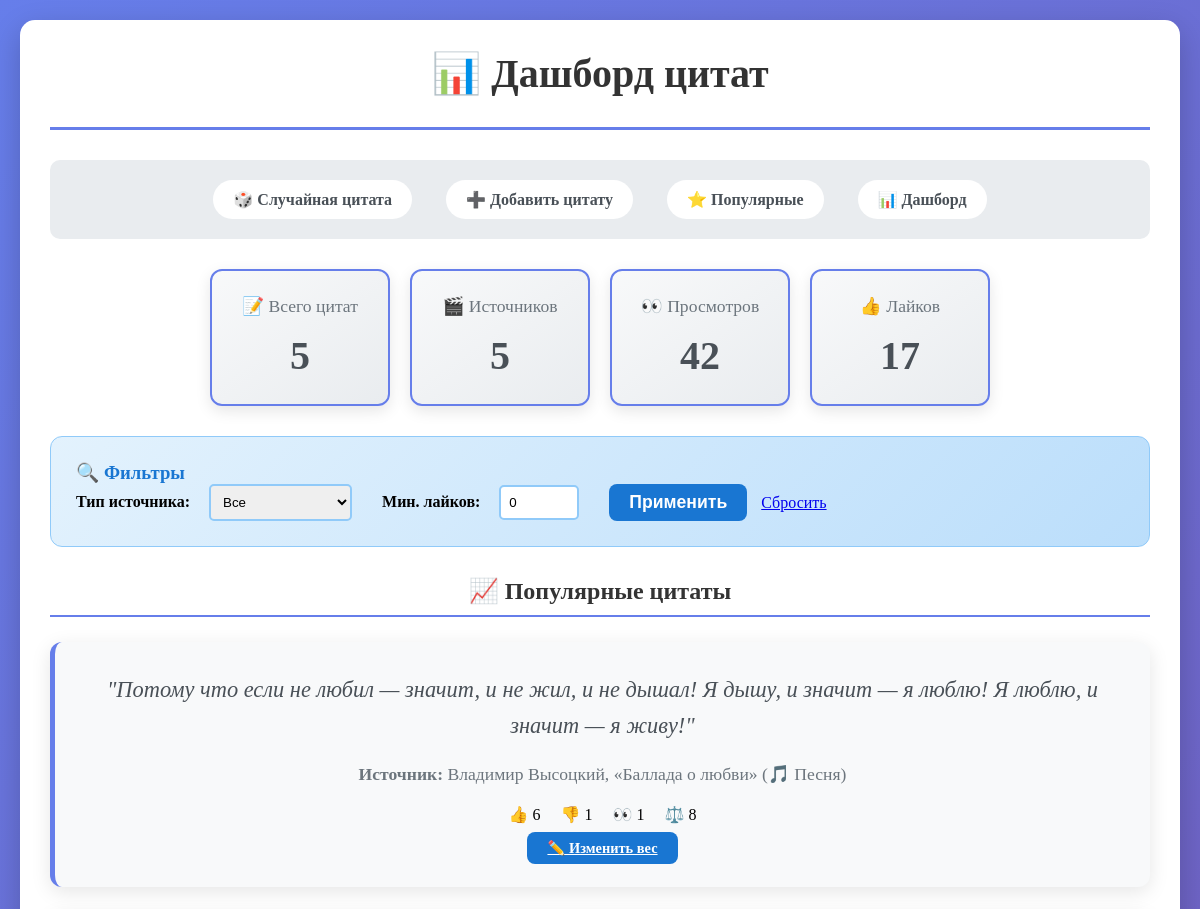
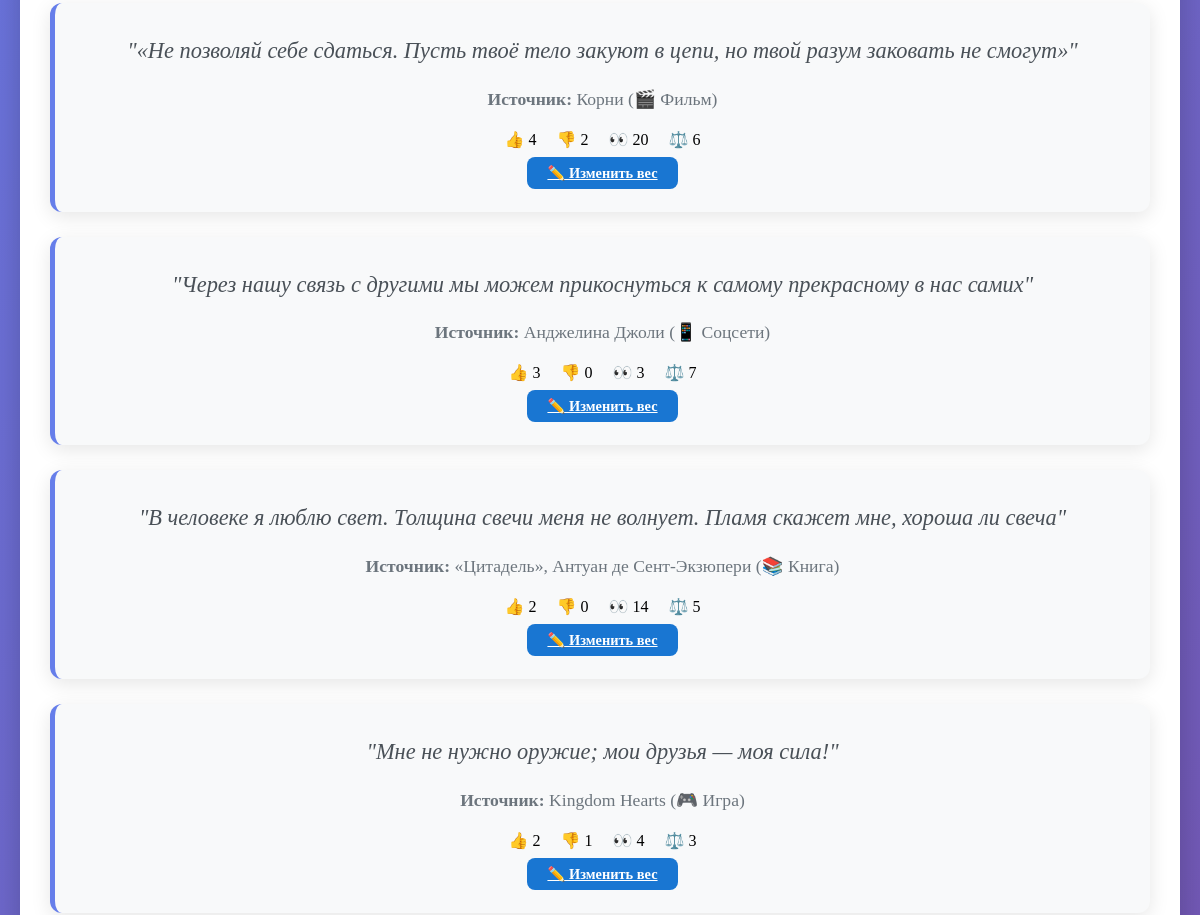
Before: /dashboard/ (upper part) with the older database file (2 pictures, top to bottom).
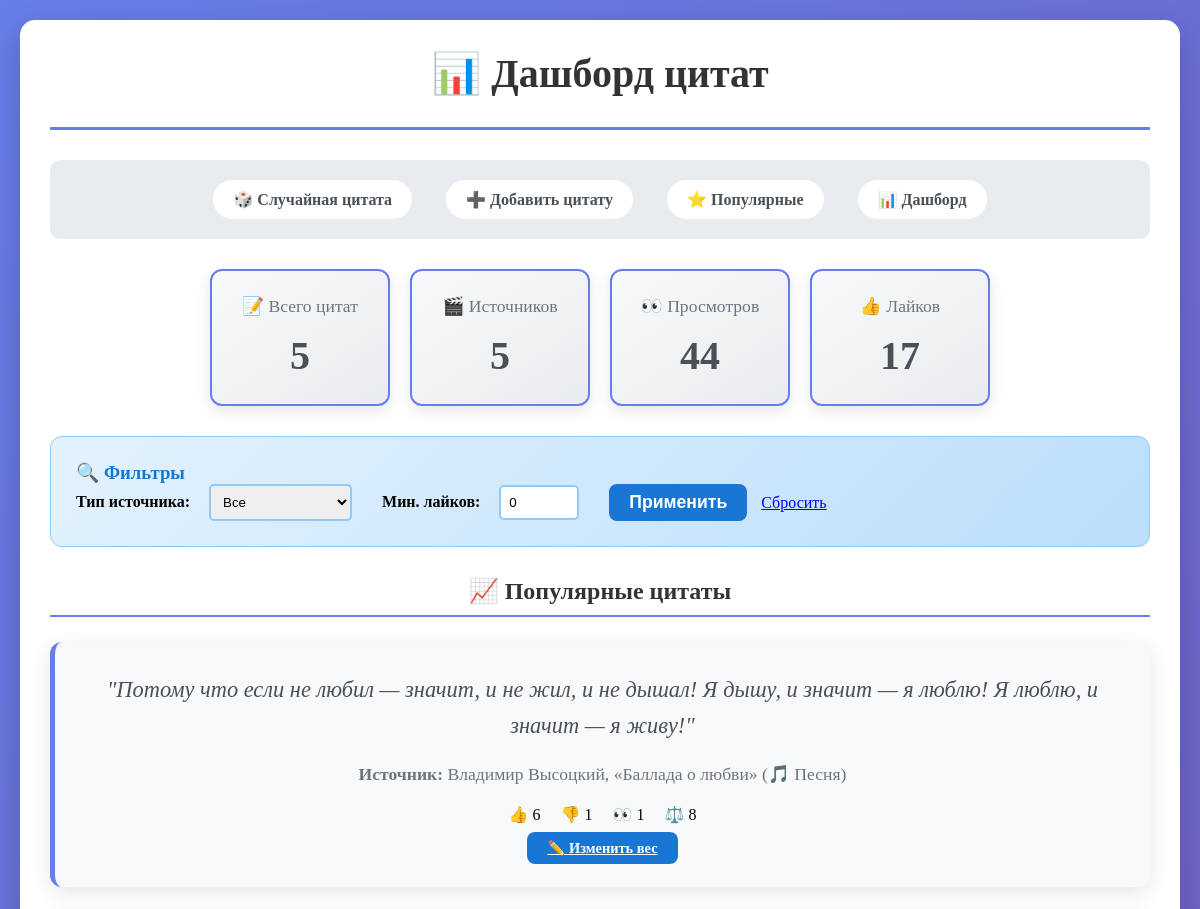
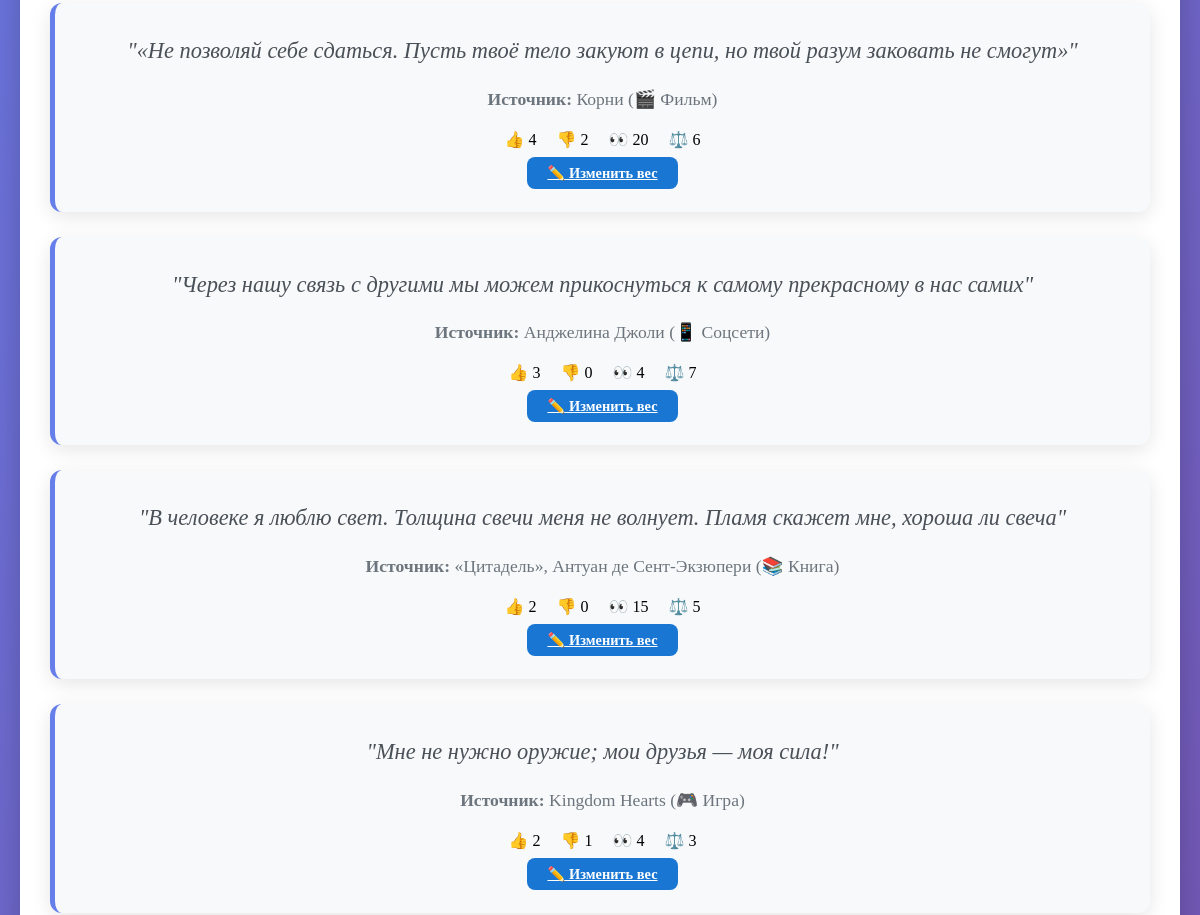
After: the same page with the newer database file (2 pictures, top to bottom).
### quotes/models.py (models this page shows, shortened)
class Quote(models.Model):
    text = models.TextField(unique=True)  # запрещает дубликаты
    source = models.ForeignKey(Source, on_delete=models.CASCADE)
    weight = models.IntegerField(default=1, validators=[MinValueValidator(1), MaxValueValidator(10)])  # вес цитаты
    views = models.IntegerField(default=0)   # счетчик просмотров
    likes = models.IntegerField(default=0)   # лайки
    dislikes = models.IntegerField(default=0) # дизлайки

class Source(models.Model):
    name = models.CharField(max_length=200, unique=True)
    type_choices = [
        ('movie', '🎬 Фильм'),
        ('series', '📺 Сериал'),
        ('book', '📚 Книга'),
        ('song', '🎵 Песня'),
        ('game', '🎮 Игра'),
        ('poem', '📝 Стихотворения'),
        ('speech', '🎤 Выступление'),
        ('social', '📱 Соцсети'),
        ('proverb', '💬 Пословица'),
        ('other', '❓ Другое'),
    ]
    type = models.CharField(max_length=10, choices=type_choices)

### quotes/views.py (the view)
# urls.py: path('dashboard/', views.dashboard, name='dashboard'),
def dashboard(request):
    total_quotes = Quote.objects.count()
    total_sources = Source.objects.count()
    total_views = sum(quote.views for quote in Quote.objects.all())
    total_likes = sum(quote.likes for quote in Quote.objects.all())
    popular_sources = Source.objects.annotate(
        total_quotes=models.Count('quote'),
        total_likes=models.Sum('quote__likes')
    ).order_by('-total_likes')[:5]
    source_type = request.GET.get('type', '')
    min_likes = request.GET.get('min_likes', 0)
    filtered_quotes = Quote.objects.all()
    if source_type:
        filtered_quotes = filtered_quotes.filter(source__type=source_type)
    if min_likes:
        filtered_quotes = filtered_quotes.filter(likes__gte=int(min_likes))
    filtered_quotes = filtered_quotes.order_by('-likes')[:20]
    context = {
        'total_quotes': total_quotes,
        'total_sources': total_sources,
        'total_views': total_views,
        'total_likes': total_likes,
        'popular_sources': popular_sources,
        'filtered_quotes': filtered_quotes,
        'source_type': source_type,
        'min_likes': min_likes,
    }
    return render(request, 'dashboard.html', context)

### quotes/templates/dashboard.html (shortened to what this page needs)
{% extends 'base.html' %}
{% block header %}📊 Дашборд цитат{% endblock %}
{% block content %}
<div class="stats">
    <div class="stat-card">
        <h3>📝 Всего цитат</h3>
        <p>{{ total_quotes }}</p>
    </div>
    <div class="stat-card">
        <h3>🎬 Источников</h3>
        <p>{{ total_sources }}</p>
    </div>
    <div class="stat-card">
        <h3>👀 Просмотров</h3>
        <p>{{ total_views }}</p>
    </div>
    <div class="stat-card">
        <h3>👍 Лайков</h3>
        <p>{{ total_likes }}</p>
    </div>
</div>
<div class="filters">
    <h3>🔍 Фильтры</h3>
    <form method="get">
        <div style="display: flex; flex-wrap: wrap; gap: 15px; align-items: center;">
            <div>
                <label>Тип источника:</label>
                <select name="type">
                    <option value="">Все</option>
                </select>
            </div>
            <div>
                <label>Мин. лайков:</label>
                <input type="number" name="min_likes" value="{{ min_likes }}" min="0" style="width: 80px;">
            </div>
            <div>
                <button type="submit" class="btn" style="padding: 8px 20px;">Применить</button>
                <a href="{% url 'dashboard' %}" style="margin-left: 10px;">Сбросить</a>
            </div>
        </div>
    </form>
</div>
<h2 style="text-align: center; margin: 30px 0 20px 0; color: #333; border-bottom: 2px solid #667eea; padding-bottom: 10px;">📈 Популярные цитаты</h2>
{% for quote in filtered_quotes %}
<div class="quote-card">
    <p class="quote-text">"{{ quote.text }}"</p>
    <p class="quote-source"><strong>Источник:</strong> {{ quote.source.name }} ({{ quote.source.get_type_display }})</p>
    <div class="quote-stats">
        <span>👍 {{ quote.likes }}</span>
        <span>👎 {{ quote.dislikes }}</span>
        <span>👀 {{ quote.views }}</span>
        <span>⚖️ {{ quote.weight }}</span>
    </div>
    <div style="margin-top: 15px;">
        <a href="{% url 'edit_quote' quote.id %}" class="btn" style="padding: 8px 20px; font-size: 0.9em;">✏️ Изменить вес</a>
    </div>
</div>
{% empty %}
<div class="quote-card">
    <p class="quote-text">Нет цитат по выбранным фильтрам</p>
</div>
{% endfor %}
{% endblock %}

Changed rows visible on the page:
changed Quote "Анджелина Джоли": views "3" → "4"
changed Quote "«Цитадель», Антуан де Сент-Экзюпери": views "14" → "15"
Other visible differences:
{{ total_views }}: "42" → "44"
